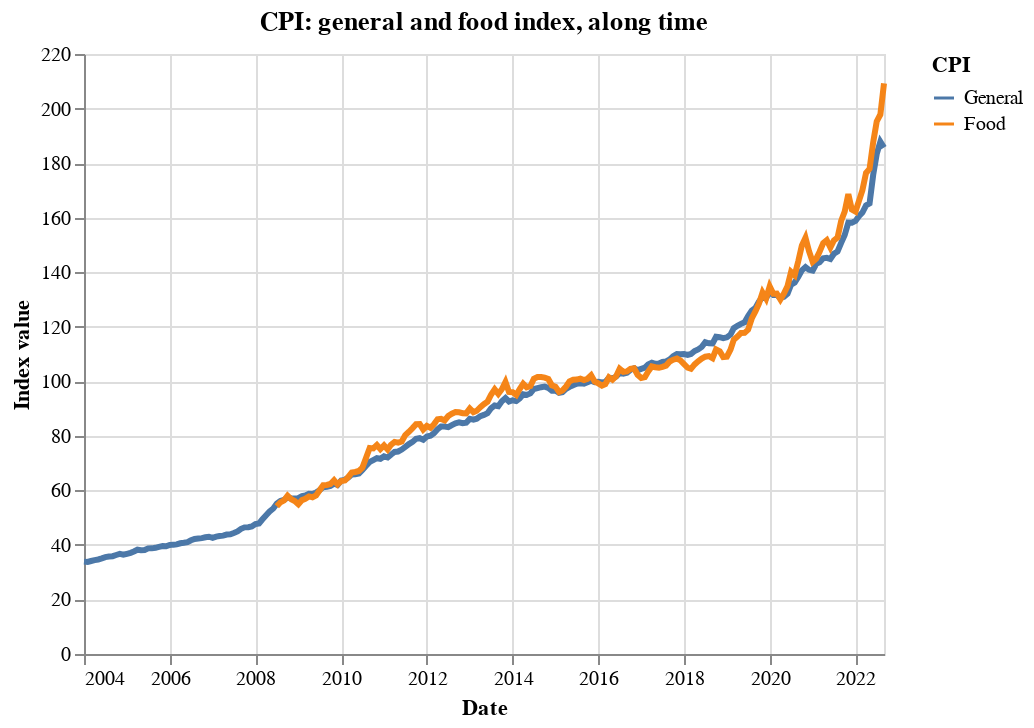

Source (notebook cell):
### Code cell
# Plot with all products
plot = alt.Chart(source).mark_line(size = 3).encode(
    alt.X('Date:T', title="Date"),
    alt.Y('value:Q', title="Index value"),
    alt.Color('CPI:N', sort=["General","Food"]),
    tooltip=['CPI', 'Date', 'value']
).properties(title="CPI: general and food index, along time",
             width=400, height=300
            )
plot

### Figure 1 — Vega-Lite specification as saved in the notebook (floating-point values rounded to 4 significant figures; data arrays with more than 128 entries replaced by an {"elided": "..."} marker saying what was removed)
{"$schema": "https://vega.github.io/schema/vega-lite/v4.8.1.json", "config": {"view": {"continuousHeight": 300, "continuousWidth": 400}}, "data": {"name": "data-20f688755015727dbf1d99385532f997"}, "datasets": {"data-20f688755015727dbf1d99385532f997": {"elided": "396 records"}}, "encoding": {"color": {"field": "CPI", "sort": ["General", "Food"], "type": "nominal"}, "tooltip": [{"field": "CPI", "type": "nominal"}, {"field": "Date", "type": "nominal"}, {"field": "value", "type": "quantitative"}], "x": {"field": "Date", "title": "Date", "type": "temporal"}, "y": {"field": "value", "title": "Index value", "type": "quantitative"}}, "height": 300, "mark": {"size": 3, "type": "line"}, "title": "CPI: general and food index, along time", "width": 400}
